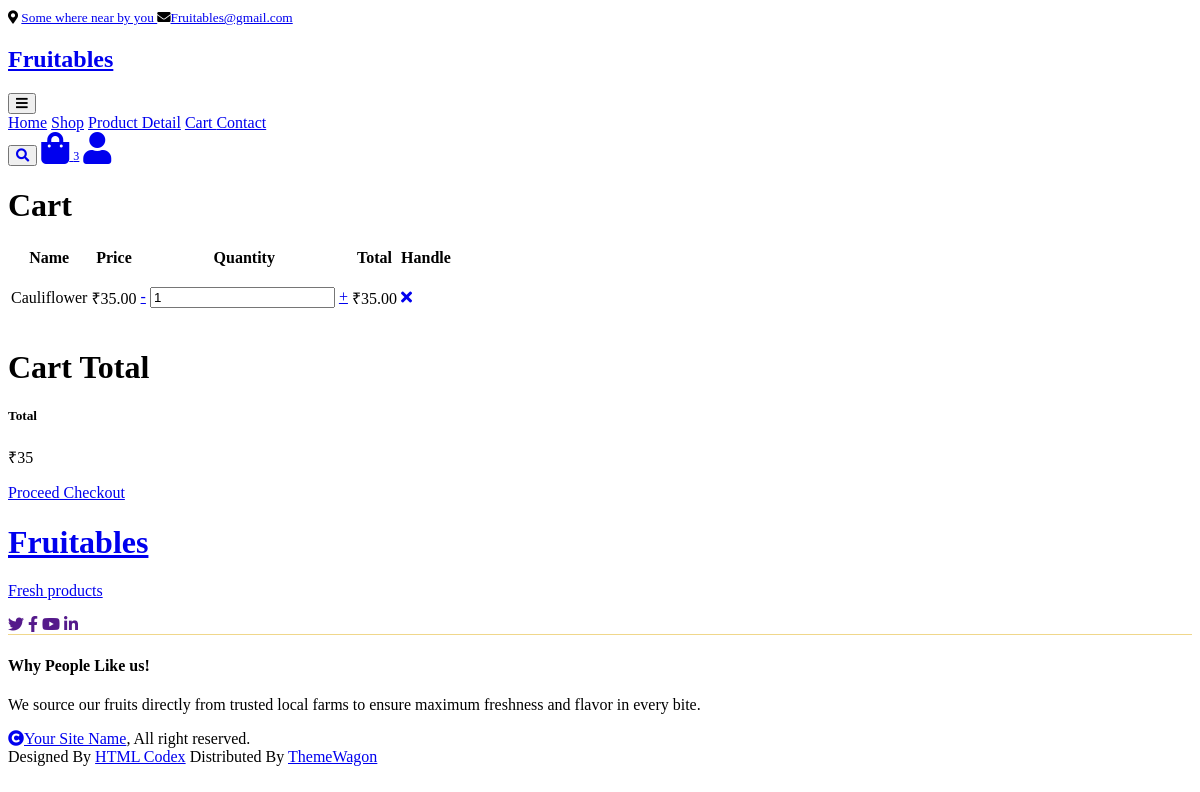
Page /cart/ (signed in) on the committed database.
### cart/models.py (models this page shows, shortened)
class Cart(models.Model):
    user = models.ForeignKey(User, on_delete=models.CASCADE)
    product = models.ForeignKey(Product, on_delete=models.CASCADE)
    quantity = models.IntegerField(default=1)
    price = models.DecimalField(max_digits = 10, decimal_places = 2,default=None)
    total = models.DecimalField(max_digits = 10, decimal_places = 2, blank=True, default=None)

### products/models.py (models this page shows)
class Product(models.Model):
    category = models.ForeignKey(Category, on_delete=models.CASCADE)
    product_name = models.CharField(max_length=200)
    description = models.TextField(blank=True, null=True)
    price = models.DecimalField(max_digits=10, decimal_places=2)
    quantity = models.IntegerField(default = 0)
    image = models.ImageField(upload_to='Fruit_images/', blank=True, null=True)
    is_available = models.BooleanField(default=True)
    created_at = models.DateTimeField(auto_now_add=True)
    def __str__(self):
        return self.product_name

### cart/views.py (the view)
# urls.py: path("", cart, name="cart"),
def cart(request):
    obj = cart_model.Cart.objects.filter(user = request.user)
    total = cart_model.Cart.objects.aggregate(
        total=Sum('total',filter=Q(total__isnull=False) and Q(user = request.user)))
    t = total['total']
    return render(request,"core/cart.html",{'carts':obj,'total':t} )

### core/templates/core/cart.html (shortened to what this page needs)
{% extends 'core/base.html' %}
{% block start %}
<div class="container-fluid page-header py-5">
    <h1 class="text-center text-white display-6">Cart</h1>
</div>
<div class="cart-container">
    <div class="cart-table-wrapper">
        <table class="cart-table">
            <thead>
                <tr>
                    <th>Name</th>
                    <th>Price</th>
                    <th>Quantity</th>
                    <th>Total</th>
                    <th>Handle</th>
                </tr>
            </thead>
            <tbody>
                {% for cart in carts %}
                <tr>
                    <td>
                        <p>{{ cart.product }}</p>
                    </td>
                    <td>
                        <p>₹{{ cart.price }}</p>
                    </td>
                    <td>
                        <div class="quantity-wrapper">
                            <a href="{% url 'cart_modify_minos' cart.id %}" class="qty-btn">-</a>
                            <input type="text" class="qty-input" value="{{ cart.quantity }}">
                            <a href="{% url 'cart_modify_plus' cart.id %}" class="qty-btn">+</a>
                        </div>
                    </td>
                    <td>
                        <p>₹{{ cart.total }}</p>
                    </td>
                    <td>
                        <a href="{% url 'cart_delete' cart.id %}" class="delete-btn">
                            <i class="fa fa-times"></i>
                        </a>
                    </td>
                </tr>
                {% endfor %}
            </tbody>
        </table>
    </div>
</div>
<div class="row g-4 justify-content-end">
    <div class="col-sm-8 col-md-7 col-lg-6 col-xl-4">
        <div id="cart_pay" class="bg-light rounded">
            <div class="p-4">
                <h1 class="display-6 mb-4">Cart <span class="fw-normal">Total</span></h1>
            </div>
            <div class="py-4 mb-4 border-top border-bottom d-flex justify-content-between">
                <h5 class="mb-0 ps-4 me-4">Total</h5>
                <p class="mb-0 pe-4">₹{{total}}</p>
            </div>
            <a href="/cart/proceed_checkout/"
                class="btn border-secondary rounded-pill px-4 py-3 text-primary text-uppercase mb-4 ms-4"
                type="button">Proceed Checkout</a>
        </div>
    </div>
</div>
{% endblock %}

### rows in the picture
Cart: product "Cauliflower", price "35.00", quantity "1", total "35.00"

### other values in the picture
{{ total }} "35"
